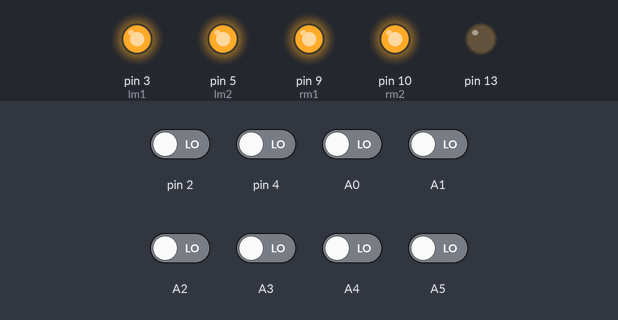
Bench run of a sketch on a simulated Arduino Uno, built with avr-gcc and run on an emulated ATmega328P. Shown: output pins drawn as LEDs (lit = HIGH). The inputs (shaded band) are chosen by the test bench; at power-on: A0–5, pin 2, pin 4 LOW.

Above: at 0.1 s.
Timing chart, 0 to 1.6 s (numbered marks = the images above):
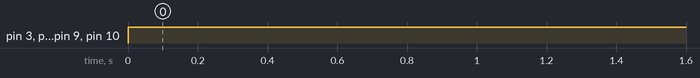

The sketch:

line_follower_own_2.ino
```cpp
#define lc 0
#define sc 1

#define lm1 3
#define lm2 5
#define rm1 9
#define rm2 10

int s1,s2,s3,s4,s5,s6,s7,s8;
int error=0;

String s="";

void setup() {
  // put your setup code here, to run once:
pinMode(lm1,OUTPUT);
pinMode(lm2,OUTPUT);
pinMode(rm1,OUTPUT);
pinMode(rm2,OUTPUT);
pinMode(13,OUTPUT);
}

void readsensors()
{
  s=s+digitalRead(A0);
  s=s+digitalRead(A1);
  s=s+digitalRead(A2);
  s=s+digitalRead(A3);
  s=s+digitalRead(A4);
  s=s+digitalRead(A5);
  s=s+digitalRead(2);
  s=s+digitalRead(4);
}
void straight()
{
  analogWrite(lm1,110);
  analogWrite(lm2,0);
  analogWrite(rm1,110);
  analogWrite(rm2,0);
}
void leftturn()
{
  analogWrite(lm1,0);
  analogWrite(lm2,20);
  analogWrite(rm1,140);
  analogWrite(rm2,0);
}
void rightturn()
{
  analogWrite(lm1,140);
  analogWrite(lm2,0);
  analogWrite(rm1,0);
  analogWrite(rm2,20);
}

void brake()
{
  analogWrite(lm1,255);
  analogWrite(lm2,255);
  analogWrite(rm1,255);
  analogWrite(rm2,255);
}

void loop()
{
  readsensors();
  mov();
}

void mov()
{
  if(s=="11111111")
  {
    brake();
    Serial.println("stop");
  }
  else if("0000000")
  {
    brake();
    Serial.println("Stop");
  }
  else if(s=="11100111")
  {
    straight();
    Serial.println("Move Straight");
  }
  else if(s=="11000011")
  {
    straight();
    Serial.println("Move Straight");
  }
  else if(s=="10000001")
  {
    straight();
    Serial.println("Move Straight");
  }
  else if(s=="11100111")
  {
    leftturn();
    Serial.println("Move Left");
  }
  else if(s=="11001111")
  {
    leftturn();
    Serial.println("Move Left");
  }
  else if(s=="10011111")
  {
    leftturn();
    Serial.println("Move Left");
  }
  else if(s=="00111111")
  {
    leftturn();
    Serial.println("Move Left");
  }
  else if(s=="10001111")
  {
    leftturn();
    Serial.println("Move Left");
  }
  else if(s=="00011111")
  {
    leftturn();
    Serial.println("Move Left");
  }

  else if(s=="11100111")
  {
    rightturn();
    Serial.println("Move Right");
  }
  else if(s=="11110011")
  {
    rightturn();
    Serial.println("Move Right");
  }
  else if(s=="11111001")
  {
    rightturn();
    Serial.println("Move Right");
  }
  else if(s=="11111100")
  {
    rightturn();
    Serial.println("Move Right");
  }
  else if(s=="11110001")
  {
    rightturn();
    Serial.println("Move Right");
  }
  else if(s=="11111000")
  {
    rightturn();
    Serial.println("Move Right");
  }
  else if(s=="11101111")
  {
    leftturn();
    Serial.println("Move Left");
  }
  else if(s=="11011111")
  {
    leftturn();
    Serial.println("Move Left");
  }
  else if(s=="10111111")
  {
    leftturn();
    Serial.println("Move Left");
  }
  else if(s=="01111111")
  {
    leftturn();
    Serial.println("Move Left");
  }
  else if(s=="11110111")
  {
    rightturn();
    Serial.println("Move Right");
  }
  else if(s=="11111011")
  {
    rightturn();
    Serial.println("Move Right");
  }
  else if(s=="11111101")
  {
    rightturn();
    Serial.println("Move Right");
  }
  else if(s=="11111110")
  {
    rightturn();
    Serial.println("Move Right");
  }
  //else if(s=="11111111")
  //else
  //{
    //brake();
  //}
}
```

Measured:
- by itself, pin 3 (lm1), pin 5 (lm2), pin 9 (rm1), pin 10 (rm2): LOW → HIGH at 0.00 s
